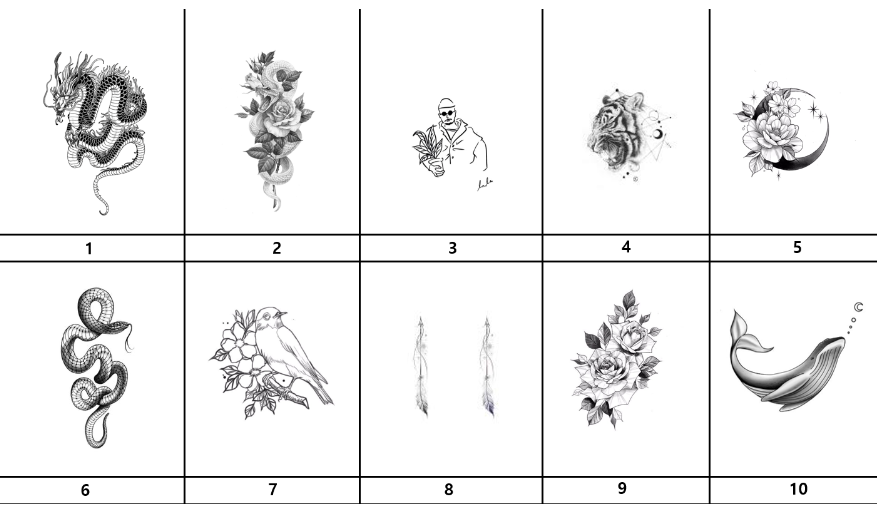
//> input picture Project1/Project1/image/all.png, 877 x 506 px
$ ./main   (built with g++ and OpenCV 4)
//> lines starting //> are read from the running program, lines starting //| are printed output that depends on the picture; after the words box and inside, x2 and y2 are one past the last pixel; in counts of white or black regions, pixels touching at a corner belong together; pictures that were not available may be replaced by others from this repository, and a replacement may not be noted
### Project1/Project1/findSpot.h
#include <opencv2/opencv.hpp>
#include <iostream>

using namespace cv;

Mat ROI(Mat img, Mat back, Mat img2_fg);

### Project1/Project1/ImageProcess.h
#include <iostream>
#include <opencv2/opencv.hpp>
using namespace std;
using namespace cv;

string chooseImage();

Mat extract(Mat img);

### Project1/Project1/ImageProcess.cpp
#include <iostream>
#include "ImageProcess.h"
using namespace std;

string chooseImage() {
	int k;
	string res;

	Mat example = imread("image/all.png");
//> example is the input picture: 506 rows x 877 cols, CV_8UC3; mean B, G, R 239.5, 239.4, 239.5
	imshow("Example", example);

	cout << "원하시는 이미지의 번호를 입력해주세요. (그 외 '0' 입력)" << endl;
	cin >> k;
//> the answer given: 3
	switch (k) {
	case 0:
		cout << "파일 경로를 입력해 주세요" << endl;
		cin >> res;
	case 1:
		res = "image/1.jpg";
		break;
	case 2:
		res = "image/2.jpg";
		break;
	case 3:
		res = "image/3.jpg";
		break;
	case 4:
		res = "image/4.jpg";
		break;
	case 5:
		res = "image/5.jpg";
		break;
	case 6:
		res = "image/6.jpg";
		break;
	case 7:
		res = "image/7.jpg";
		break;
	case 8:
		res = "image/8.jpg";
		break;
	case 9:
		res = "image/9.jpg";
		break;
	case 10:
		res = "image/10.jpg";
		break;
	default:
		cout << "잘못된 입력입니다." << endl;
	}
	return res;
}

// 흑백과 컬러 구분해서 하려햇으나 우리 눈엔 흑백인 이미지도 rgb채널을 가지고 있음
// 가지고 있는 이미지들은 전처리로 흑백으로 만들든 해야할 듯
Mat extract(Mat img) {
	cout << img.channels() << endl;

	Mat img_gray;
	cvtColor(img, img_gray, COLOR_BGR2GRAY);
	//imshow("img_gray", img_gray);

	// 컬러 도안
	if (img.channels() != 1) {
		Mat mask;	// 흑백 이미지를 임계값으로 이진화해 마스크 생성
		adaptiveThreshold(img_gray, mask, 255, THRESH_BINARY, ADAPTIVE_THRESH_GAUSSIAN_C, 5, 10);
		//imshow("mask", mask);

		// 해당 마스크의 역처리
		Mat mask_inv;
		bitwise_not(mask, mask_inv);

		// 워터마크 이미지에서 워터마크 영역만 추출(and 비트연산, 역 마스크 영역)
		Mat img_result;
		bitwise_and(img, img, img_result, mask = mask_inv);
		imshow("img_result", img_result);
		return img_result;

	}
	// 흑백 도안
	else {
		Mat img_binary;
		threshold(img_gray, img_binary, 0, 255, THRESH_BINARY | THRESH_OTSU);
		//imshow("img_binary", img_binary);

		CEdge ce;
		Mat img_edge = ce.GS_canny_edge_Canny(img_binary, 50, 100);
		imshow("img_edge", img_edge);
		return img_edge;
	}
}

### Project1/Project1/main.cpp
#include <opencv2/opencv.hpp>
#include <iostream>
#include "ImageProcess.h"
#include "findSpot.h"
#define FilePath "image/1.png"


#define CAM_WIDTH 600
#define CAM_HEIGHT 400

using namespace cv;
using namespace std;

int main() {
	string image = chooseImage();		// ImageProcess.cpp 에서 구현
	cout << image << endl;
	Mat blendImg = imread(image, 1);
	//imshow("blending",blendImg);

	// 비디오 이미지 불러오기
	VideoCapture cam(0);
	// 원래의 오리지널 이미지
	cam.set(CV_CAP_PROP_FRAME_WIDTH, CAM_WIDTH);
	cam.set(CV_CAP_PROP_FRAME_HEIGHT, CAM_HEIGHT);
	Mat Origin_frame;
	Mat HAND_MASK = imread(FilePath, 1);

	if (!cam.isOpened()) { printf("--(!)Error opening video cam\n"); return -1; }
	while (cam.read(Origin_frame)) {
		if (Origin_frame.empty()) {
			printf("--(!) No cam frame -- Break!");
			break;
		}

		// 마스크를 이용한 전처리
		resize(HAND_MASK, HAND_MASK, Size(Origin_frame.cols, Origin_frame.rows), 0, 0, CV_INTER_LINEAR);

		Mat Mask = Origin_frame + HAND_MASK;
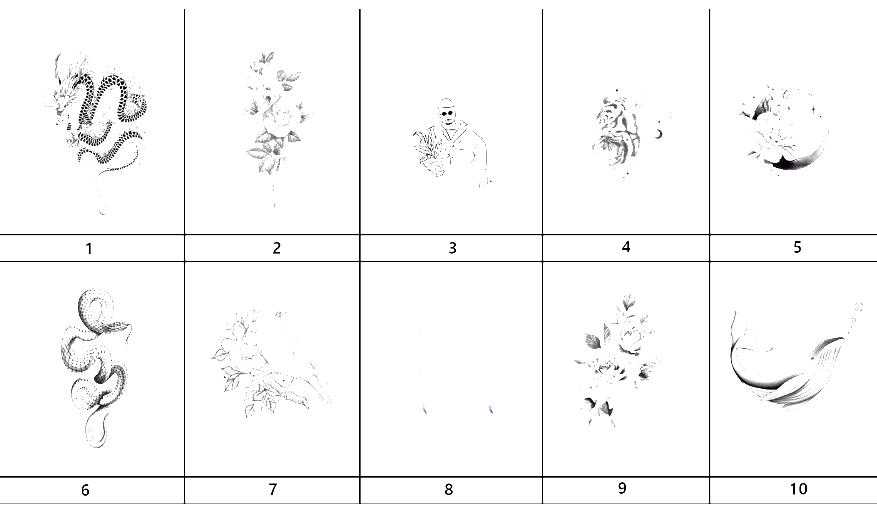
//> Mask: 506 rows x 877 cols, CV_8UC3; mean B, G, R 248.5, 248.4, 248.4

		// 3번 컬러 모델 적용
		Mat YCrCb;
		cvtColor(Mask, YCrCb, CV_BGR2YCrCb);
//> YCrCb: 506 rows x 877 cols, CV_8UC3; mean of channels 0, 1, 2 248.4, 128, 128

		// 4번 피부 부분 추출
		Mat Skin_Area;
		inRange(YCrCb, Scalar(0, 130, 90), Scalar(255, 168, 130), Skin_Area);
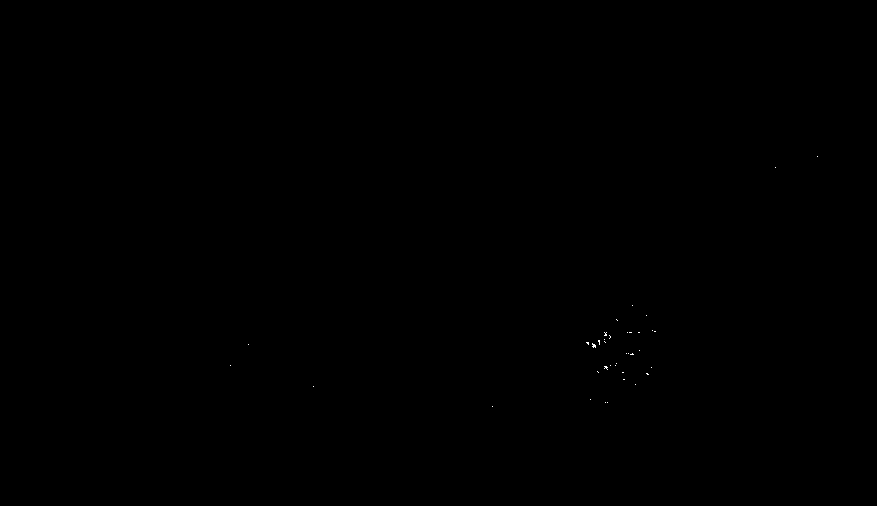
//> Skin_Area: 506 rows x 877 cols, CV_8UC1; 0.02% white in thin lines or dots, all inside (x1, y1, x2, y2) = (230, 156, 818, 407)
		imshow("Skin_Area", Skin_Area);

		// 중심점 찾기
		Moments m = moments(Skin_Area, true);
//> m = moments, m00 95, centre m10/m00, m01/m00 = (603.9, 346.9)
		Point p(m.m10 / m.m00, m.m01 / m.m00);
//> p = Point(603, 346)
		cout << p.x <<"  "<<p.y<< endl;
//| 603  346


		// 5번 피부 부분 영상만 잘라내기
		cvtColor(Skin_Area, Skin_Area, CV_GRAY2BGR);
		Mat image_copy = Mask + (~Skin_Area);
		imshow("temp", image_copy);


		//https://velog.io/@oosiz/OpenCV-Python-%EB%8B%A4%EB%A5%B8-%ED%81%AC%EA%B8%B0-%EC%9D%B4%EB%AF%B8%EC%A7%80-%EB%B8%94%EB%A0%8C%EB%94%A9
		// 합성할 이미지에서 캐릭터 부분만 추출

		Mat img_small;
		resize(blendImg, img_small, Size(100, 100));	// 이미지 크기 줄이기
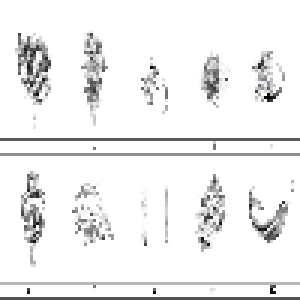
//> img_small: 100 rows x 100 cols, CV_8UC3 (shown 3 times larger); mean B, G, R 239.5, 239.4, 239.5

		Mat img2_fg = extract(img_small);	// 크기 줄인 도안과 그것의 워터마크 부분만 추출한 도안 반환
//| 3
//> in extract, `adaptiveThreshold(img_gray, mask, 255, THRESH_BINARY, ADAPTIVE_THRESH_..`:
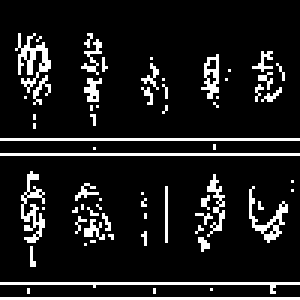
//> mask: 100 rows x 100 cols, CV_8UC1 (shown 3 times larger); 11.1% white in thin lines or dots, all inside (x1, y1, x2, y2) = (0, 11, 100, 100)
//> in extract, `bitwise_and(img, img, img_result, mask = mask_inv);`:
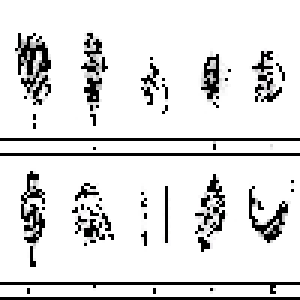
//> img_result: 100 rows x 100 cols, CV_8UC3 (shown 3 times larger); mean B, G, R 224.9, 224.9, 224.9


		// 배경 이미지의 Region Of Interest 구하기
//> (the run ends here: the program needs code that is not available in this run, at `Mat roi = ROI(img_small, image_copy, img2_fg, p);`)

$ run again, on Project1/Project1/image/1.png
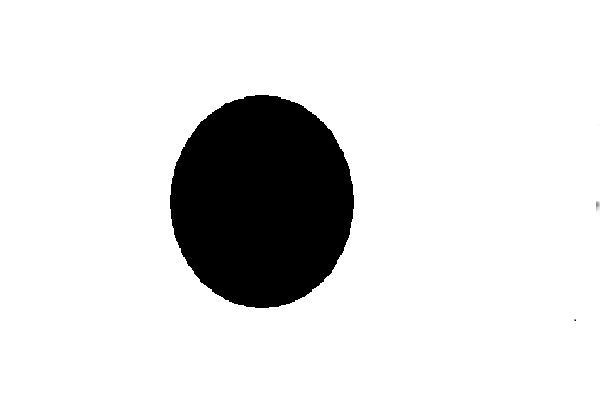
//> input picture Project1/Project1/image/1.png, 600 x 400 px, given in place of all.png, which was not available
//> in chooseImage, example is the input picture: 400 rows x 600 cols, CV_8UC3; min 0, max 255, mean 222.5
//> Mask: 400 rows x 600 cols, CV_8UC3; 87.3% white; 2 black regions (1 under 20 px), largest, box (x1, y1, x2, y2) and area: (170, 95, 354, 308) 30595
//> YCrCb: 400 rows x 600 cols, CV_8UC3; mean of channels 0, 1, 2 222.5, 128, 128
//> m = moments, m00 0
//> p = Point(-2147483648, -2147483648)
//| -2147483648  -2147483648
//> image_copy: 400 rows x 600 cols, CV_8UC3; every value is 255
//> `resize(blendImg, img_small, Size(100, 100));`:
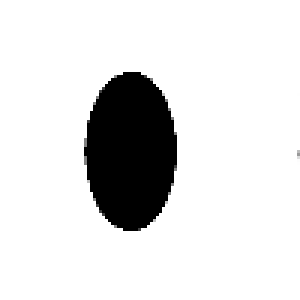
//> img_small: 100 rows x 100 cols, CV_8UC3 (shown 3 times larger); min 0, max 255, mean 222.5
//| 3
//> in extract, `adaptiveThreshold(img_gray, mask, 255, THRESH_BINARY, ADAPTIVE_THRESH_..`:
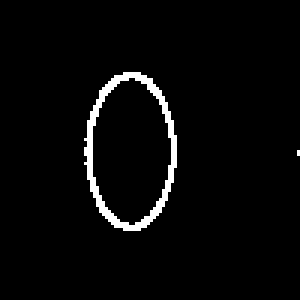
//> mask: 100 rows x 100 cols, CV_8UC1 (shown 3 times larger); 3.1% white in thin lines or dots, all inside (x1, y1, x2, y2) = (28, 24, 100, 77)
